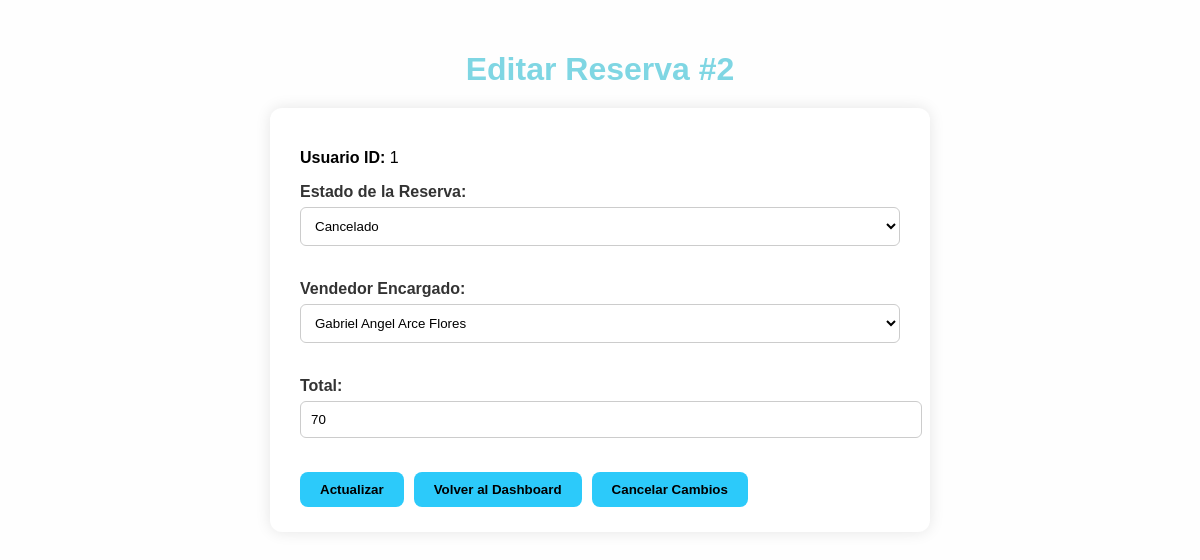
/PROYECTO_PELUCHE/admin/index.php?controller=reserva&action=editar&id=2 (signed in), run on the app's committed database.
### tables this page shows
CREATE TABLE `reservas` (
  `id_reserva` int(11) NOT NULL,
  `id_usuario` int(11) NOT NULL,
  `id_estado` int(11) NOT NULL,
  `id_vendedor` int(11) DEFAULT NULL,
  `fecha_reserva` datetime DEFAULT current_timestamp(),
  `total` double DEFAULT NULL,
  `estado_activo` tinyint(1) DEFAULT 1
);

CREATE TABLE `estados_reserva` (
  `id_estado` int(11) NOT NULL,
  `nombre_est` varchar(50) NOT NULL
);

CREATE TABLE `vendedores` (
  `id_vendedor` int(11) NOT NULL,
  `nombres` varchar(100) NOT NULL,
  `apellidos` varchar(100) NOT NULL,
  `telefono` varchar(9) NOT NULL,
  `correo` varchar(100) NOT NULL,
  `clave` varchar(150) NOT NULL,
  `estado_activo` tinyint(1) DEFAULT 1,
  `rol` enum('vendedor') NOT NULL DEFAULT 'vendedor'
);

### PROYECTO_PELUCHE/admin/controllers/ReservaController.php (called while the page is built, shortened)
<?php
require_once(__DIR__ . '/../models/DAOreserva.php');
class ReservaController {
    private $reservaModel;
    public function __construct() {
        $this->reservaModel = new DAOreserva();
    }
    public function editar() {
        $id = intval($_GET['id']);
        $reserva = $this->reservaModel->obtenerReservaPorId($id);
        $estados = $this->reservaModel->obtenerEstadosReserva();
        $vendedores = $this->reservaModel->obtenerVendedores();
        require_once(__DIR__ . '/../views/VeditarReserva.php');
    }
}

### PROYECTO_PELUCHE/config/database.php (called while the page is built)
<?php
class Database {
    public static function connect() {
        $host = 'localhost';
        $db = 'bdpeluches';
        $user = 'root';
        $pass = '';
        try {
            $conexion = new PDO("mysql:host=$host;dbname=$db;charset=utf8", $user, $pass);
            $conexion->setAttribute(PDO::ATTR_ERRMODE, PDO::ERRMODE_EXCEPTION);
            return $conexion;
        } catch (PDOException $e) {
            die("Conexión fallida: " . $e->getMessage());
        }
    }
}

### PROYECTO_PELUCHE/admin/models/DAOreserva.php (called while the page is built, shortened)
<?php
require_once(__DIR__ . '/../../config/database.php');
class DAOreserva {
    private $db;
    public function __construct() {
        $this->db = Database::connect();
    }
    public function obtenerReservaPorId($id) {
        $sql = "SELECT r.*, e.nombre_est
                FROM reservas r
                JOIN estados_reserva e ON r.id_estado = e.id_estado
                WHERE r.id_reserva = :id";
        $stmt = $this->db->prepare($sql);
        $stmt->bindParam(':id', $id, PDO::PARAM_INT);
        $stmt->execute();
        return $stmt->fetch(PDO::FETCH_ASSOC);
    }
    public function obtenerEstadosReserva() {
        $sql = "SELECT id_estado, nombre_est FROM estados_reserva";
        $stmt = $this->db->prepare($sql);
        $stmt->execute();
        return $stmt->fetchAll(PDO::FETCH_ASSOC);
    }
    public function obtenerVendedores() {
        $sql = "SELECT id_vendedor, nombres, apellidos FROM vendedores WHERE estado_activo = 1";
        $stmt = $this->db->prepare($sql);
        $stmt->execute();
        return $stmt->fetchAll(PDO::FETCH_ASSOC);
    }
}

### PROYECTO_PELUCHE/admin/views/VeditarReserva.php (the view, shortened to what this page needs)
<!DOCTYPE html>
<html lang="es">
<head>
    <link rel="stylesheet" href="Style/estilo_editar.css">
</head>
<body>
    <h1>Editar Reserva #<?= htmlspecialchars($reserva['id_reserva']) ?></h1>
    <form action="index.php?controller=reserva&action=actualizar" method="POST">
        <p><strong>Usuario ID:</strong> <?= htmlspecialchars($reserva['id_usuario']) ?></p>
        <label for="id_estado">Estado de la Reserva:</label>
        <select name="id_estado" id="id_estado" required>
            <?php foreach ($estados as $estado): ?>
                <option value="<?= $estado['id_estado'] ?>" <?= ($estado['id_estado'] == $reserva['id_estado']) ? 'selected' : '' ?>>
                    <?= htmlspecialchars($estado['nombre_est']) ?>
                </option>
            <?php endforeach; ?>
        </select>
        <br><br>
        <label for="id_vendedor">Vendedor Encargado:</label>
        <select name="id_vendedor" id="id_vendedor">
            <?php foreach ($vendedores as $vendedor): ?>
                <option value="<?= $vendedor['id_vendedor'] ?>" <?= ($vendedor['id_vendedor'] == $reserva['id_vendedor']) ? 'selected' : '' ?>>
                    <?= htmlspecialchars($vendedor['nombres'] . ' ' . $vendedor['apellidos']) ?>
                </option>
            <?php endforeach; ?>
        </select>
        <br><br>
        <label for="total">Total:</label>
        <input type="number" step="0.01" name="total" id="total" value="<?= htmlspecialchars($reserva['total']) ?>" required>
        <br><br>
    <div style="display: flex; gap: 10px;">
    <button type="submit">Actualizar</button>
    <button type="button" onclick="window.location.href='index.php?controller=dashboard&action=index'">Volver al Dashboard</button>
    <button type="button" onclick="window.location.href='index.php?controller=reserva&action=listar'">Cancelar Cambios</button>
</div>
</form>
</body>
</html>

### PROYECTO_PELUCHE/admin/Style/estilo_editar.css (style rules this page uses)
body { font-family: 'Lucida Sans Unicode', sans-serif; background: #fefefe; color: #000; margin: 0; padding: 30px; display: flex; flex-direction: column; align-items: center; }
h2, h1 { color: #7FD6E3; margin-bottom: 20px; text-align: center; }
form { background: #fff; padding: 25px 30px; border-radius: 12px; box-shadow: 0 0 15px rgba(0,0,0,0.1); max-width: 600px; width: 100%; animation: fadeIn 0.5s ease; }
label { display: block; margin-bottom: 6px; font-weight: bold; color: #333; }
input[type="text"], input[type="number"], input[type="decimal"], input[type="email"], input[type="password"], select, textarea { width: 100%; padding: 10px; margin-bottom: 16px; border: 1px solid #ccc; border-radius: 6px; background: #ffffff; transition: 0.3s ease; }
button { background: #2ccafa; color: #000; padding: 10px 20px; border: none; border-radius: 8px; font-weight: bold; cursor: pointer; transition: background 0.3s ease; }

### data on the page
reservas: id_reserva "2", id_usuario "1", id_estado "Cancelado", id_vendedor "Gabriel Angel Arce Flores", total "70"
